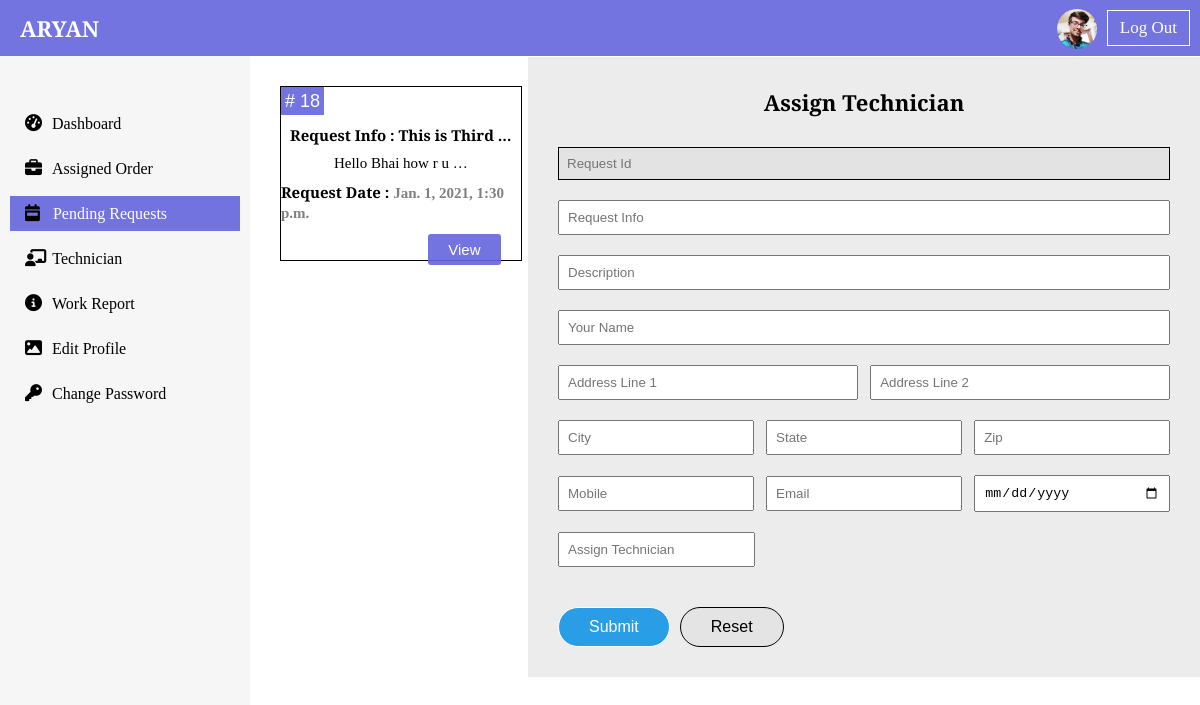
The app's page /dashboard/admin_requests/ (signed in) with its own data.
### dashboard/models.py (models this page shows, shortened)
class UserProfilePicture(models.Model):
    user = models.OneToOneField(User, on_delete=models.CASCADE)
    profile_picture = models.ImageField(upload_to="dashboard/")

class SubmitRequest(models.Model):
    serial_no = models.AutoField(primary_key=True)
    request_info = models.CharField(max_length=100)
    description = models.TextField()
    name = models.CharField(max_length=25)
    address_line_1 = models.CharField(max_length=200)
    address_line_2 = models.CharField(max_length=200)
    city = models.CharField(max_length=25)
    state = models.CharField(max_length=25)
    zip_code = models.IntegerField(null=True)
    email = models.EmailField()
    mobile = models.IntegerField()
    date = models.DateTimeField(auto_now_add=True)

### dashboard/views.py (the view)
# urls.py: path("admin_requests/", views.admin_requests, name="admin_requests"),
def admin_requests(request):
    if request.user.is_superuser:
        requests_object = SubmitRequest.objects.all()
        if request.method == "POST":
            request_id = request.POST.get("id")
            request_object2 = SubmitRequest.objects.filter(serial_no= request_id).first()
            forms = AssignTechnicianForm(request.POST)
            context = {"forms":forms, "requests_object":requests_object, "request_id":request_id, "request_object2":request_object2}
            if forms.is_valid():
                forms.save()
                delete_request = SubmitRequest.objects.filter(serial_no=request.POST.get("request_id")).first()
                delete_request.delete()
                return redirect("admin_requests")
        else:
            forms = AssignTechnicianForm()
            context = {"forms":forms, "requests_object":requests_object}
        return render(request, "dashboard/admin/admin_requests.html", context)
    else:
        return HttpResponse("<h1 style='text-align: center; margin-top: 30px;'> You are not Authorized for this page </h1>")

### dashboard/context_processor.py (called while the page is built)
def user_image(request):
    if request.user.is_authenticated:
        image = UserProfilePicture.objects.filter(user=request.user).first()
        if image:
            return {
                "image":image,
            }
        else:
            return {
                "image":False,
            }
    else:
        return {
            "image":False,
        }

### templates/dashboard/admin/admin_requests.html (shortened to what this page needs)
{% extends 'admin_base.html' %}
{% block requestactive %} active {% endblock requestactive %}
{% load widget_tweaks %}
{% block body %}
<div class="flex-row-no-center">
    <div class="requests-div flex-column-no-center">
    {% if requests_object %}
        {% for request in requests_object %}
        <div class="request-box">
            <div class="request-id-sm-div flex-row-center"># {{request.serial_no}}</div>
            <div class="request-details flex-column-center">
                <h2 class="info-heading">Request Info : {{request.request_info|truncatechars:15}}</h2>
                <p>{{request.description|truncatechars:20}}</p>
                <h2 class="request-date-heading">Request Date : <span class="request-date">{{request.date}}</span></h2>
            </div>
            <form action="" method="POST"> {% csrf_token %}
                <div class="view-button-div">
                    <button type="submit" class="view-btn">View</button>
                </div>
            </form>
        </div>
        {% endfor %}
        {% else %}
        <h2 class="sm-heading">There are no pending Requests</h2>
        {% endif %}
    </div>
    <div class="assign-form-div">
        <h2 class="text-center sm-heading">Assign Technician</h2>
        <form action="{% url 'admin_requests' %}" method="post"> {% csrf_token %}
            <div class="request-id-input">
                {% render_field forms.request_id value=request_object2.serial_no %}
            </div>
            <div class="info-desc-input flex-column-no-center">
                {% render_field forms.request_info value=request_object2.request_info %}
                {% render_field forms.description value=request_object2.description %}
            </div>
            <div class="name-add1-add2-div flex-column-no-center">
                {% render_field forms.name value=request_object2.name %}
                <div class="add1-add2 flex-row-space-between">
                    {% render_field forms.address_line_1 value=request_object2.address_line_1 %}
                    {% render_field forms.address_line_2 value=request_object2.address_line_2 %}
                </div>
            </div>
            <div class="city-state-zip flex-row-space-between">
                {% render_field forms.city value=request_object2.city %}
                {% render_field forms.state value=request_object2.state %}
                {% render_field forms.zip_code value=request_object2.zip_code %}
            </div>
            <div class="mobile-email-date flex-row-space-between">
                {% render_field forms.mobile value=request_object2.mobile %}
                {% render_field forms.email value=request_object2.email %}
                {% render_field forms.date value=request_object2.date %}
            </div>
            <div class="assign-technician-input flex-row-no-center">
                {{forms.technician}}
            </div>
            <div class="submit-reset-btn flex-row-no-center">
                <button type="submit">Submit</button>
                <button type="reset">Reset</button>
            </div>
        </form>
    </div>
</div>
{% endblock body %}

### templates/admin_base.html (shortened to what this page needs)
{% load static %}
<!DOCTYPE html>
<html lang="en">
<head>
    <link rel="stylesheet" href="{% static 'util.css' %}">
    <link rel="stylesheet" href="{% static 'dashboard/css/admin_style.css' %}">
</head>
<body>
    <nav class="navbar flex-row-space-between">
        <a href="{% url 'home' %}"><h2 class="logo sm-heading">ARYAN</h2></a>
        <div class="log-sign-btn flex-row-space-between">
            {% if request.user.is_superuser %}
            {% if image %}
            <a href="{% url 'admin_edit_profile' %}" class="user-image">
            <img src="{{image.profile_picture.url}}" alt="">
            </a>
            {% endif %}
            <a href="{% url 'logout' %}" class="logout-btn">Log Out</a>
            {% endif %}
        </div>
    </nav>
    <div class="side-navbar">
        <a href="{% url 'admin_dashboard' %}" class="{% block dashboardactive %} {% endblock dashboardactive %}">Dashboard</a>
        <a href="{% url 'assigned_order' %}" class="{% block assignedactive %} {% endblock assignedactive %}">Assigned Order</a>
        <a href="{% url 'admin_requests' %}" class="{% block requestactive %} {% endblock requestactive %}">Pending Requests</a>
        <a href="{% url 'technician_list' %}" class="{% block technicianactive %} {% endblock technicianactive %}">Technician</a>
        <a href="{% url 'work_report' %}" class="{% block workreportactive %} {% endblock workreportactive %}">Work Report</a>
        <a href="{% url 'admin_edit_profile' %}" class="{% block adminprofileactive %} {% endblock adminprofileactive %}">Edit Profile</a>
        <a href="{% url 'admin_change_password' %}" class="{% block adminpassactive %} {% endblock adminpassactive %}">Change Password</a>
    </div>
    <div class="main-content">
        {% block body %} {% endblock body %}
    </div>
</body>
</html>

### static/util.css (style rules this page uses)
* { padding: 0; margin: 0; box-sizing: border-box; }
html { font-size: 62.5%; font-family: 'Playfair Display', serif; }
a { text-decoration: none; outline: none; color: black; }
button { outline: none; }
.sm-heading { font-size: 2.2rem; }
.flex-row-center { display: flex; align-items: center; justify-content: center; }
.flex-row-space-between { display: flex; align-items: center; justify-content: space-between; }
.flex-row-no-center { display: flex; }
.flex-column-center { display: flex; flex-direction: column; align-items: center; justify-content: center; }
.flex-column-no-center { display: flex; flex-direction: column; }
.text-center { text-align: center; }

### static/dashboard/css/admin_style.css (style rules this page uses)
.navbar { width: 100%; background-color: rgb(101, 101, 221, 0.9); position: sticky; top: 0; left: 0; z-index: 1; }
.logo { margin-left: 2rem; color: white; }
.navbar .user-image img { width: 4rem; height: 4rem; border-radius: 50%; margin-top: .4rem; }
.navbar .logout-btn { border: 1px solid white; padding: .7rem 1.2rem; font-size: 1.7rem; margin: 1rem; color: white; transition: background-color, 0.3s ease-in; }
.side-navbar { width: 25rem; height: 100%; padding: 5rem 1rem; background-color: rgba(211, 211, 211, 0.2); position: fixed; top: 5.6rem; left: 0; z-index: 1; }
.side-navbar a { margin-bottom: 1rem; display: block; padding: .8rem 1.5rem; font-size: 1.6rem; }
.active { color: white; background-color: rgb(101, 101, 221, 0.9); }
.main-content { margin-left: 25rem; height: 98vh; }
.side-navbar a:first-child::before { content: "\f3fd"; font-family: 'Font Awesome\ 5 Free'; font-size: 1.7rem; color: black; font-weight: 900; margin-right: 1rem; }
.side-navbar a:nth-child(2):before { content: "\f0b1"; font-family: 'Font Awesome\ 5 Free'; font-size: 1.7rem; color: black; font-weight: 900; margin-right: 1rem; }
.side-navbar a:nth-child(3):before { content: "\f784"; font-family: 'Font Awesome\ 5 Free'; font-size: 1.7rem; color: black; font-weight: 900; margin-right: 1.3rem; }
.side-navbar a:nth-child(4):before { content: "\f51c"; font-family: 'Font Awesome\ 5 Free'; font-size: 1.7rem; color: black; font-weight: 900; margin-right: .6rem; }
.side-navbar a:nth-child(5):before { content: "\f05a"; font-family: 'Font Awesome\ 5 Free'; font-size: 1.7rem; color: black; font-weight: 900; margin-right: 1rem; }
.side-navbar a:nth-child(6):before { content: "\f03e"; font-family: 'Font Awesome\ 5 Free'; font-size: 1.7rem; color: black; font-weight: 900; margin-right: 1rem; }
.side-navbar a:nth-child(7):before { content: "\f084"; font-family: 'Font Awesome\ 5 Free'; font-size: 1.7rem; color: black; font-weight: 900; margin-right: 1rem; }
.requests-div { width: 32%; padding: 3rem; }
.request-id-sm-div { width: 18%; height: 2.8rem; background-color: rgb(101, 101, 221, 0.9); color: white; font-size: 1.8rem; font-family: Arial, Helvetica, sans-serif; }
.request-box { width: 99%; border: 1px solid black; height: 17.5rem; margin-bottom: 3rem; }
.info-heading { margin: 1rem 0; }
.request-date-heading { margin-top: 1rem; }
.request-details p { font-size: 1.5rem; }
.request-date { font-family: serif; color: gray; }
.view-button-div { text-align: right; }
.view-btn { padding: .7rem 2rem; border: none; outline: none; cursor: pointer; background-color: rgb(101, 101, 221, 0.9); color: white; font-size: 1.5rem; margin-top: 1.2rem; margin-right: 2rem; border-radius: .3rem; }
.assign-form-div { width: 56%; padding: 3rem; background-color: rgba(211, 211, 211, 0.438); position: fixed; right: 0; top: 5.7rem; z-index: 1; }
.assign-form-div h2 { margin-bottom: 3rem; }
input { padding: .8rem; margin-bottom: 2rem; outline: none; }
.request-id-input input { width: 100%; background-color: rgba(211, 211, 211, 0.363); color: black; outline: none; border: 1px solid black; }
.add1-add2 input { width: 49%; }
.city-state-zip input { width: 32%; }
.mobile-email-date input { width: 32%; }
.submit-reset-btn button { padding: 1rem 3rem; border-radius: 2rem; background-color: rgb(41, 157, 230); color: white; border: 1px solid white; font-size: 1.6rem; margin-top: 2rem; margin-right: 1rem; cursor: pointer; transition: all .3s ease-in; }
.submit-reset-btn button[type="reset"] { background: rgba(211, 211, 211, 0.308); border: 1px solid black; color: black; }

### records on screen
UserProfilePicture: profile_picture (picture)
SubmitRequest: serial_no "18", request_info "This is Third …", description "Hello Bhai how r u …", date "Jan. 1, 2021, 1:30 p.m."
